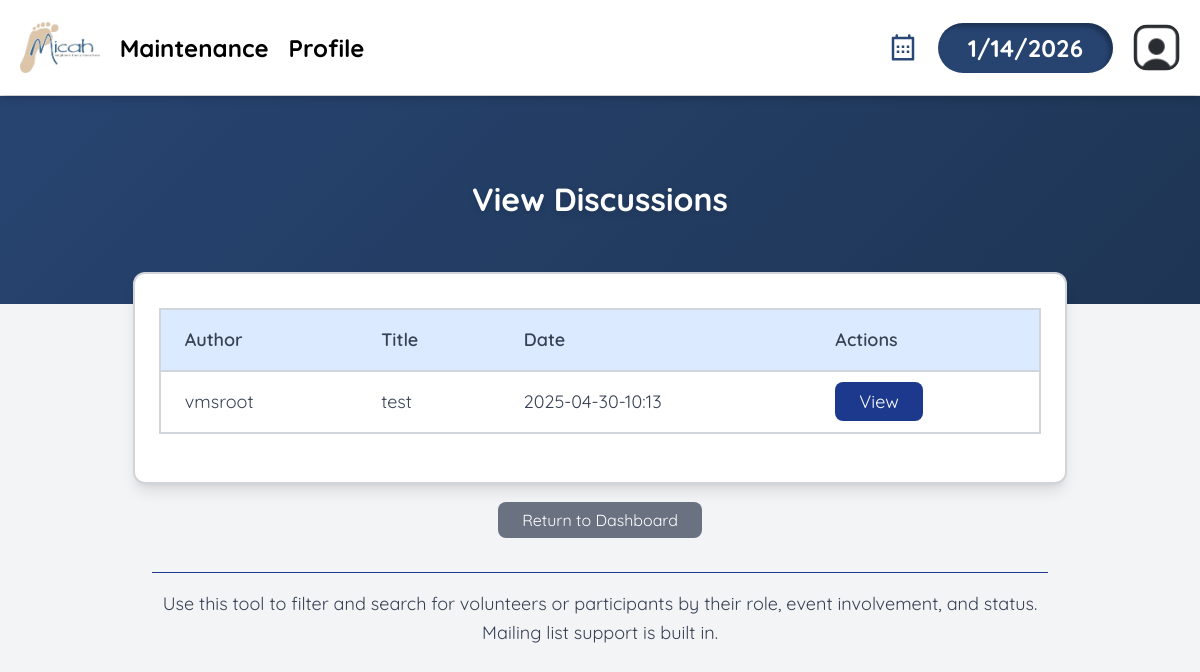
The page /viewDiscussions.php (signed in) on the database its author committed.
### tables this page shows
CREATE TABLE `dbdiscussions` (
  `author_id` varchar(256) NOT NULL,
  `title` varchar(256) NOT NULL,
  `body` text NOT NULL,
  `time` varchar(16) NOT NULL
);

CREATE TABLE `dbpersons` (
  `id` varchar(256) NOT NULL,
  `start_date` text DEFAULT NULL,
  `first_name` text NOT NULL,
  `last_name` text DEFAULT NULL,
  `street_address` text DEFAULT NULL,
  `city` text DEFAULT NULL,
  `state` varchar(2) DEFAULT NULL,
  `zip_code` text DEFAULT NULL,
  `phone1` varchar(12) NOT NULL,
  `phone1type` text DEFAULT NULL,
  `emergency_contact_phone` varchar(12) DEFAULT NULL,
  `emergency_contact_phone_type` text DEFAULT NULL,
  `birthday` text DEFAULT NULL,
  `email` text DEFAULT NULL,
  `emergency_contact_first_name` text NOT NULL,
  `contact_num` varchar(255) DEFAULT 'n/a',
  `emergency_contact_relation` text NOT NULL,
  `contact_method` text DEFAULT NULL,
  `type` text DEFAULT NULL,
  `status` text DEFAULT NULL,
  `notes` text DEFAULT NULL,
  `password` text DEFAULT NULL,
  `skills` text NOT NULL,
  `interests` text NOT NULL,
  `archived` tinyint(1) NOT NULL,
  `emergency_contact_last_name` text NOT NULL,
  `is_new_volunteer` tinyint(1) NOT NULL DEFAULT 1,
  `is_community_service_volunteer` tinyint(1) NOT NULL DEFAULT 0,
  `total_hours_volunteered` decimal(5,2) DEFAULT 0.00,
  `volunteer_of_the_month` tinyint(1) DEFAULT 0,
  `votm_awarded_month` date DEFAULT NULL,
  `training_level` text DEFAULT NULL
);

### database/dbDiscussions.php (called while the page is built, shortened)
<?php
function get_all_discussions() {
    $con = connect();
    $query = "SELECT * FROM dbdiscussions";
    $result = mysqli_query($con, $query);
    $discussions = [];
    while ($row = mysqli_fetch_assoc($result)) {
        $discussions[] = $row;
    }
    return $discussions;
}
function get_user_from_author($author_id){
    $con=connect();
    $query = "SELECT * FROM dbpersons WHERE id = '" . $author_id . "'";
    $result = mysqli_query($con,$query);
    $result_row = mysqli_fetch_assoc($result);
    $thePerson = make_a_person($result_row);
    return $thePerson;
}
?>

### database/dbPersons.php (called while the page is built, shortened)
<?php
include_once(dirname(__FILE__).'/../domain/Person.php');
function make_a_person($result_row) {
    $thePerson = new Person(
        $result_row['id'],
        $result_row['password'],
        $result_row['start_date'],
        $result_row['first_name'],
        $result_row['last_name'],
        $result_row['birthday'],
        $result_row['street_address'],
        $result_row['city'],
        $result_row['state'],
        $result_row['zip_code'],
        $result_row['phone1'],
        $result_row['phone1type'],
        $result_row['email'],
        $result_row['emergency_contact_first_name'],
        $result_row['emergency_contact_last_name'],
        $result_row['emergency_contact_phone'],
        $result_row['emergency_contact_phone_type'],
        $result_row['emergency_contact_relation'],
        $result_row['type'],
        $result_row['status'],
        $result_row['archived'],
        $result_row['skills'],
        $result_row['interests'],
        $result_row['training_level'],
	    $result_row['is_community_service_volunteer'],
	    $result_row['is_new_volunteer'],
	    $result_row['total_hours_volunteered']
    );
    return $thePerson;
}

### domain/Person.php (called while the page is built, shortened)
<?php
class Person {
	private $id;
	private $first_name;
	private $last_name;
	function __construct(
        $id, $password, $start_date, $first_name, $last_name, $birthday, $street_address, $city,
    	$state, $zip_code, $phone1, $phone1type, $email, $emergency_contact_first_name,
    	$emergency_contact_last_name, $emergency_contact_phone, $emergency_contact_phone_type,
    	$emergency_contact_relation, $type, $status, $archived,
    	$skills, $interests, $training_level,
   	 	$is_community_service_volunteer,
    	$is_new_volunteer = 1,
    	$total_hours_volunteered = 0.00
    ) {
        $this->id = $id;
        $this->first_name = $first_name;
        $this->last_name = $last_name;
    }
	function get_id() {
		return $this->id;
	}
	function get_first_name() {
		return $this->first_name;
	}
	function get_last_name() {
		return $this->last_name;
	}
}

### viewDiscussions.php (the view, shortened to what this page needs)
<?php
include_once "database/dbDiscussions.php";
include_once "database/dbPersons.php";
$discussions = get_all_discussions();
?>
<!DOCTYPE html>
<html lang="en">
<head>     <link rel="icon" type="image/png" href="images/micah-favicon.png">
  	<link href="css/normal_tw.css" rel="stylesheet">
<?php
require_once('header.php');
?>
</head>
<body>
<header class="hero-header">
    <div class="center-header">
        <h1>View Discussions</h1>
    </div>
</header>
    <main>
      <div class="main-content-box w-[80%] p-8">
        <table>
            <thead>
                <tr>
                    <th>Author</th>
                    <th>Title</th>
                    <th>Date</th>
                    <th>Actions</th>
                </tr>
            </thead>
            <tbody>
                <?php if ($discussions): ?>
                    <?php foreach ($discussions as $discussion):
                        $person = get_user_from_author($discussion['author_id']);
                        $author_name = $person->get_first_name() . ' ' . $person->get_last_name();
                    ?>
                        <tr>
                            <td><?php echo $author_name; ?></td>
                            <td><?php echo $discussion['title']; ?></td>
                            <td><?php echo $discussion['time']; ?></td>
                            <td>
                                <a href="discussionContent.php?author=<?php echo urlencode($person->get_id()); ?>&title=<?php echo urlencode($discussion['title']); ?>" class="blue-button">View</a>
                            </td>
                        </tr>
                    <?php endforeach; ?>
                <?php else: ?>
                    <tr><td colspan="5">No discussions found.</td></tr>
                <?php endif; ?>
            </tbody>
        </table>
        <br>
	</div>
    <div class="text-center mt-6">
        <a href="index.php" class="return-button">Return to Dashboard</a>
    </div>
    <div class="info-section">
        <div class="blue-div"></div>
        <p class="info-text">
            Use this tool to filter and search for volunteers or participants by their role, event involvement, and status. Mailing list support is built in.
        </p>
    </div>
    </main>
</body>
</html>

### rows shown on the page
dbdiscussions: dbpersons.emergency_contact_last_name+last_name "vmsroot", title "test", time "2025-04-30-10:13"
